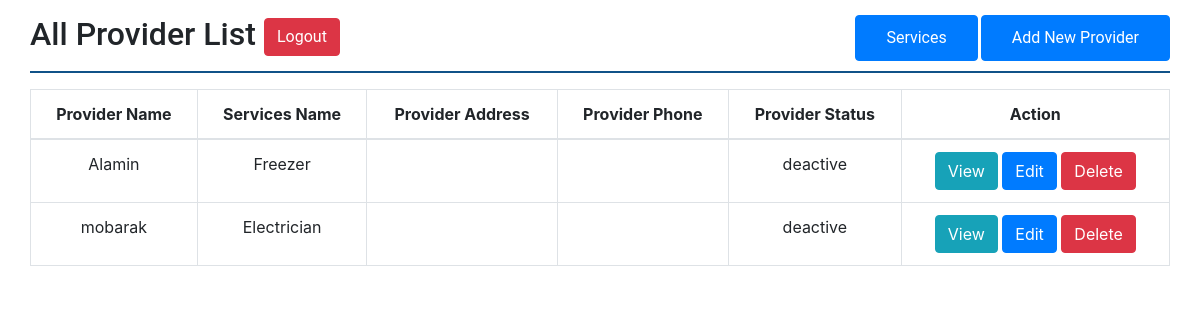
Page /service_provider/show_provider.php (signed in) on the committed database.
### tables this page shows
CREATE TABLE `registration` (
  `id` int(10) UNSIGNED NOT NULL,
  `provider_name` varchar(100) NOT NULL,
  `service_id` varchar(50) NOT NULL,
  `provider_id` varchar(50) NOT NULL,
  `provider_division` varchar(50) NOT NULL,
  `provider_zilla` varchar(50) NOT NULL,
  `provider_upazila` varchar(50) NOT NULL,
  `provider_address` varchar(100) NOT NULL,
  `provider_lat` decimal(10,8) NOT NULL,
  `provider_lang` decimal(11,8) NOT NULL,
  `provider_pic` text NOT NULL,
  `provider_phone` varchar(50) NOT NULL,
  `provider_email` varchar(50) NOT NULL,
  `provider_nid_number` varchar(50) NOT NULL,
  `about_provider` varchar(220) NOT NULL,
  `provider_username` varchar(50) NOT NULL,
  `provider_password` varchar(100) NOT NULL,
  `provider_status` varchar(50) NOT NULL DEFAULT 'deactive'
);

CREATE TABLE `services` (
  `id` int(10) UNSIGNED NOT NULL,
  `service_name` varchar(190) NOT NULL,
  `service_id` varchar(50) NOT NULL,
  `service_slug` varchar(190) NOT NULL,
  `service_description` text,
  `service_status` varchar(45) NOT NULL DEFAULT 'active'
);

### database/database.php (called while the page is built, shortened)
<?php
class Database{
	public $host   = DB_HOST;
	public $user   = DB_USER;
	public $pass   = DB_PASS;
	public $dbname = DB_NAME;
	public $link;
	private function connectDB(){
		$this->link = new mysqli($this->host, $this->user, $this->pass, $this->dbname);
		$this->link->set_charset('utf8');
	}
	public function select($query){
		$result = $this->link->query($query) or die($this->link->error.__LINE__);
		if ($result->num_rows > 0) {
			return $result;
		}
	}
}
?>

### service_provider/show_provider.php (the view, shortened to what this page needs)
<!DOCTYPE html>
<html>
<head>
    <link rel="stylesheet" type="text/css" media="screen" href="../css/style.css">
    <link rel="stylesheet" href="../vendor/bootstrap/css/bootstrap.min.css">
    <link rel="stylesheet" href="css/style.css">
</head>
<body>
	<?php
	include("../database/database.php");
	$db = new Database();
	$query = "SELECT * FROM `services`,`registration` where `services`.`service_id` = `registration`.`service_id`";
	$read = $db->select($query);
	?>
	<div id="main-content">
        <div class="container">
            <div class="row">
                <div class="content-all">
                	<h2>All Provider List <a class="btn btn-danger" href="../admin/logout.php">Logout</a><button class="btn btn-primary"><a href="provider_registration.php" style="color: #fff; text-decoration: none">Add New Provider</a></button><button class="btn btn-primary" style="margin-right: 3px;"><a href="../services/services.php" style="color: #fff; text-decoration: none">Services</a></button></h2>
					<table class="table table-bordered mt-3 table-hover text-center">
						<thead>
			                <tr>
			                    <th>Provider Name</th>
			                    <th>Services Name</th>
			                    <th>Provider Address</th>
			                    <th>Provider Phone</th>
			                    <th>Provider Status</th>
			                    <th colspan="3">Action</th>
			                </tr>
			            </thead>
			            <tbody style="text-align: center;">
							<?php if ($read){
							 while ($row = $read->fetch_assoc()) { ?>
							<tr>
								<td><?php echo $row['provider_name']; ?></td>
								<td><?php echo $row['service_name']; ?></td>
								<td><?php echo $row['provider_address']; ?></td>
								<td><?php echo $row['provider_phone']; ?></td>
								<td><?php echo $row['provider_status']; ?></td>
								<td>
									 <a href="provider_view.php?id=<?php echo $row['id']?>" class="btn btn-info">View</a>
									<a href="provider_update.php?id=<?php echo $row['id']?> " class="btn btn-primary">Edit</a>
									 <a href="provider_delete.php?id=<?php echo $row['id']?>" onclick = "return confirm('Are u sure to delete')" class="btn btn-danger">Delete
									 </a>
								</td>
							</tr>
							<?php }
								}else { ?>
							<p>Data is not avaiable</p>
						<?php } ?>
			            </tbody>
					</table>
				</div>
            </div>
        </div>
    </div>
</body>
</html>

### css/style.css (style rules this page uses)
*, *::before, *::after { margin: 0; padding: 0; box-sizing: border-box; }
.content-all { width: 100%; }
.content-all h2 { padding: 15px 0; font-family: roboto; border-bottom: 2px solid #105288; }
button.btn.btn-primary { padding: 10px 30px; text-align: center; float: right; }

### rows in the picture
registration: provider_name "Alamin", services.service_name "Freezer", provider_status "deactive"
registration: provider_name "mobarak", services.service_name "Electrician", provider_status "deactive"
